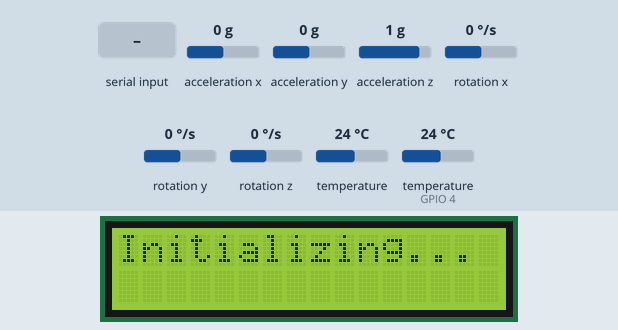
This sketch was run on a simulated ESP32. Parts: 16×2 character LCD. Inputs (shaded band) come from the test bench; at power-on: acceleration x 0 g, temperature (sensor on GPIO 4) 24 °C, acceleration y 0 g, acceleration z 1 g, rotation x 0 °/s, rotation y 0 °/s, rotation z 0 °/s, temperature 24 °C. What the sketch prints to the serial monitor is not drawn.

Above: at 0.1 s.
2.8 s: acceleration x set to -1.4 g
At 4.2 s:
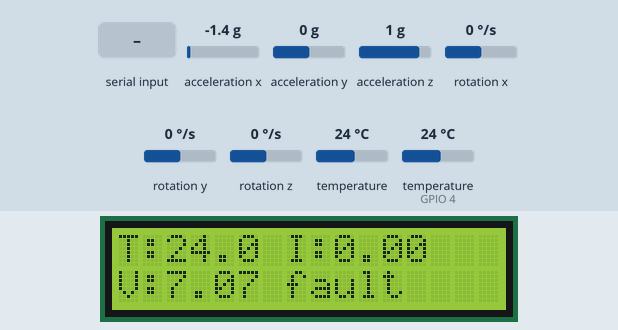
6.6 s: "90,45\n" received over the second serial link
At 9.9 s:
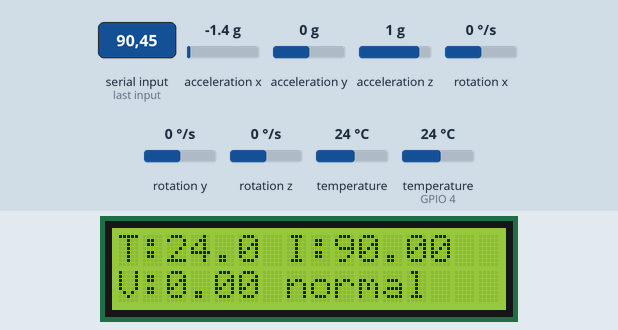
10.2 s: temperature (sensor on GPIO 4) set to 29.5 °C
At 12.7 s:
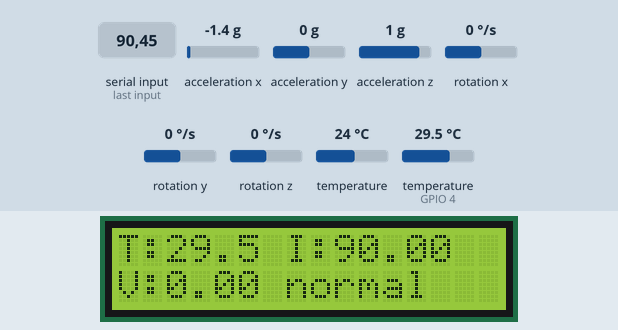
15.9 s: temperature (sensor on GPIO 4) set to 30.6 °C
At 18.9 s:
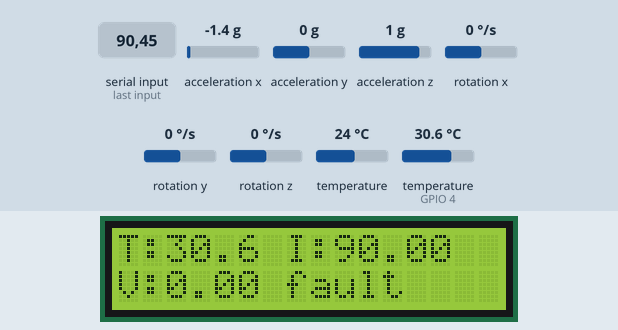
19.2 s: "200\n" received over the second serial link
At 22.6 s:
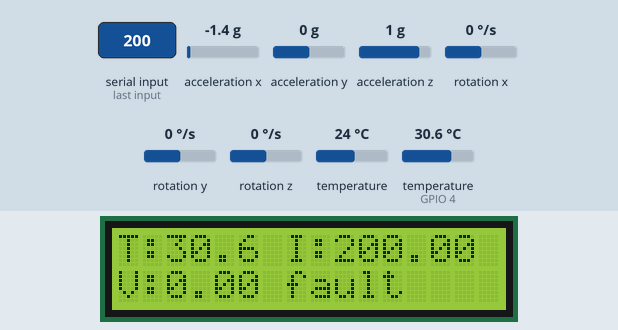
24.9 s: acceleration y set to -1.4 g
At 26.3 s:
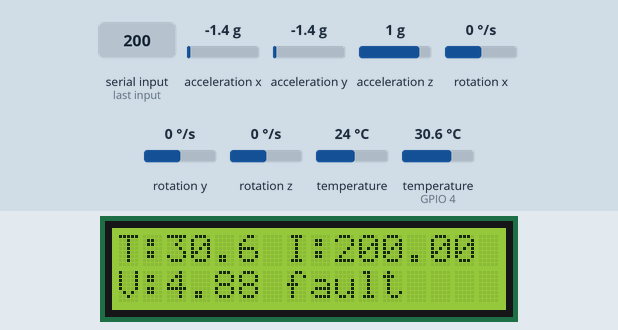
Timing chart, 0 to 27.9 s (numbered marks = the images above; inputs shaded):
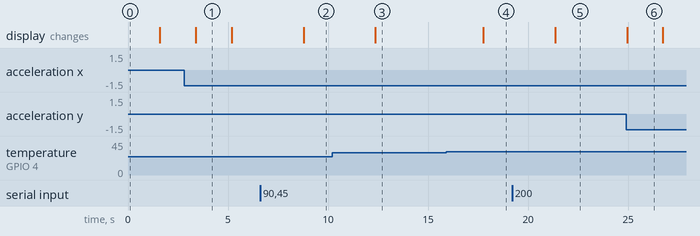

The sketch:

MachineHealthMonitoringSystem.ino
```cpp
// ====== LIBRARIES ======
#include <Wire.h>
#include <LiquidCrystal_I2C.h>
#include <OneWire.h>
#include <DallasTemperature.h>
#include <Adafruit_MPU6050.h>
#include <Adafruit_Sensor.h>
#include <math.h>

// ====== LCD SETUP ======
LiquidCrystal_I2C lcd(0x27, 16, 2);

// ====== DS18B20 TEMP SENSOR ======
#define ONE_WIRE_BUS 4
OneWire oneWire(ONE_WIRE_BUS);
DallasTemperature tempSensor(&oneWire);

// ====== MPU6050 ======
Adafruit_MPU6050 mpu;

// ====== UART SETUP FOR CURRENT SENSOR ======
#define RXD2 16     // Connects to Arduino TX (via voltage divider)
#define TXD2 17     // Not used, but required for UART setup
HardwareSerial SerialFromArduino(2);

float currentFromArduino = 0.0;

// ====== TIMING ======
unsigned long lastUpdate = 0;
const int displayInterval = 1000;

// ====== FUNCTION PROTOTYPES ======
float calculateVibration();
String predictStatus(float temp, float vib, float current);

void setup() {
  Serial.begin(9600);
  SerialFromArduino.begin(9600, SERIAL_8N1, RXD2, TXD2);

  Wire.begin(21, 22);
  lcd.begin(16, 2);
  lcd.backlight();
  lcd.print("Initializing...");
  delay(1500);
  lcd.clear();

  tempSensor.begin();

  if (!mpu.begin()) {
    lcd.print("MPU6050 FAIL");
    while (1);
  }
  mpu.setAccelerometerRange(MPU6050_RANGE_4_G);
  mpu.setGyroRange(MPU6050_RANGE_500_DEG);
  mpu.setFilterBandwidth(MPU6050_BAND_5_HZ);
}

void loop() {
  // === Read UART current from Arduino ===
  if (SerialFromArduino.available()) {
    String rawString = SerialFromArduino.readStringUntil('\n');
    rawString.trim();  // Remove extra whitespaces/newlines
    currentFromArduino = rawString.toFloat();
  }

  tempSensor.requestTemperatures();
  float tempC = tempSensor.getTempCByIndex(0);
  float vibration = calculateVibration();

  // === Embedded ML Decision Tree ===
  String status = predictStatus(tempC, vibration, currentFromArduino);

  // === Debug Serial Output ===
  Serial.print("Temp: "); Serial.print(tempC); Serial.print(" °C | ");
  Serial.print("Vib: "); Serial.print(vibration, 2); Serial.print(" g | ");
  Serial.print("I: "); Serial.print(currentFromArduino, 2); Serial.print(" A | ");
  Serial.print("Status: "); Serial.println(status);

  // === LCD Output ===
  if (millis() - lastUpdate > displayInterval) {
    lcd.clear();
    lcd.setCursor(0, 0);
    lcd.print("T:"); lcd.print(tempC, 1);
    lcd.print(" I:"); lcd.print(currentFromArduino, 2);
    lcd.setCursor(0, 1);
    lcd.print("V:"); lcd.print(vibration, 2);
    lcd.print(" "); lcd.print(status);
    lastUpdate = millis();
  }
}

// ====== MODEL/ML LOGIC (Decision Tree, edit as per your export) ======
String predictStatus(float temp, float vib, float current) {
  // Example logic – replace thresholds/rules with the export_text() output from Python
  if (current <= 0.06) {
    if (vib <= 0.2) {
      return "off";
    } else {
      return "fault";
    }
  } else {
    if (temp <= 30.0) {
      return "normal";
    } else {
      return "fault";
    }
  }
}

// ====== VIBRATION FEATURE ======
float calculateVibration() {
  float minAccel = 100.0;
  float maxAccel = -100.0;
  unsigned long start = millis();
  while (millis() - start < 1000) {
    sensors_event_t a, g, t;
    mpu.getEvent(&a, &g, &t);

    float totalAccel = sqrt(
      a.acceleration.x * a.acceleration.x +
      a.acceleration.y * a.acceleration.y +
      a.acceleration.z * a.acceleration.z
    );

    if (totalAccel > maxAccel) maxAccel = totalAccel;
    if (totalAccel < minAccel) minAccel = totalAccel;

    delay(10);
  }
  return maxAccel - minAccel;  // g peak-to-peak
}
```

Measured:
- the behaviour switches between 30 and 30.1 °C on temperature (sensor on GPIO 4) (found by bisection; images 3 and 4)
- after the input at 2.8 s, the display: changes after 0.59 s (image 1)
- after the input at 6.6 s, the display: changes after 2.2 s (image 2)
- after the input at 10.2 s, the display: changes after 2.2 s (image 3)
- after the input at 15.9 s, the display: changes after 1.9 s (image 4)
- after the input at 19.2 s, the display: changes after 2.2 s (image 5)
- after the input at 24.9 s, the display: changes after 0.05 s (image 6)
